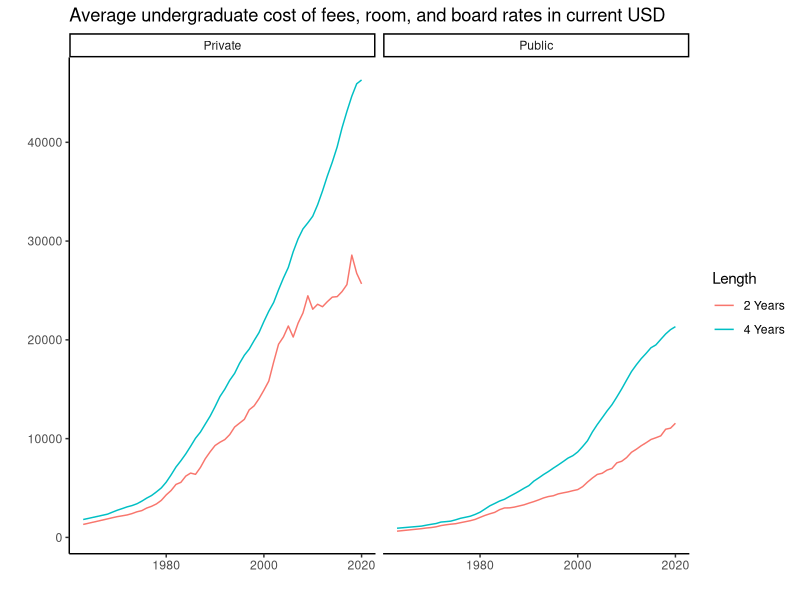
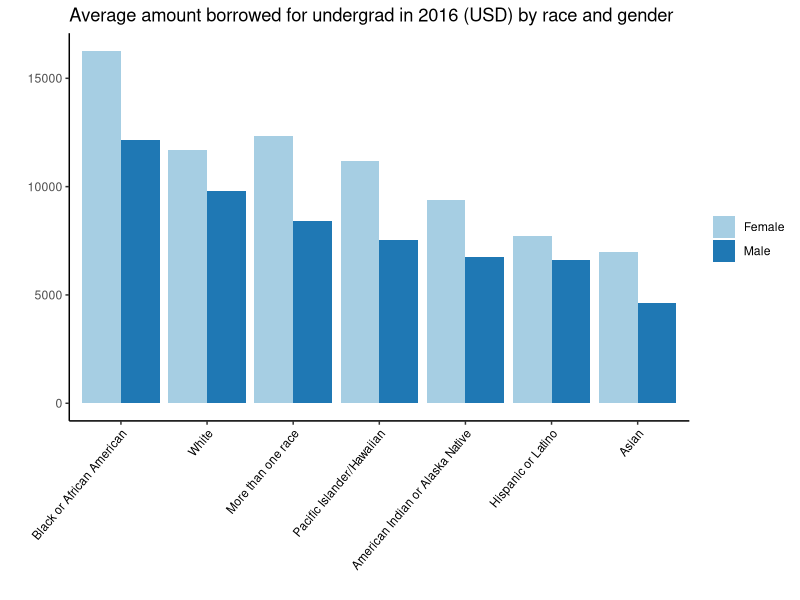
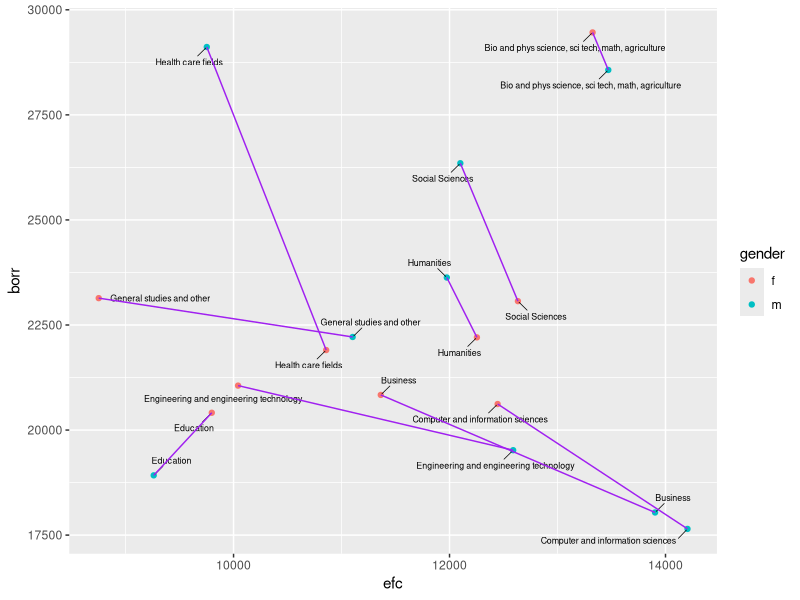

Generate these figures, in order, with R: (Note: this script raises an error after producing the figures.)
## ---- chunk 1
knitr::opts_chunk$set(echo = TRUE, message = FALSE, warning = FALSE)
## ---- chunk 2
library(tidyverse)
library(ggplot2)
library(lubridate)
library(ggrepel)
library(readxl)
## ---- chunk 3
tuition_cost <- read_excel("FP3/college_cost_over_time.xls", sheet = "Sheet1")
head(tuition_cost)

tuition_cost %>% 
  ggplot(aes(x = Year, y = Amount, color = Length)) +
  geom_line() +
  facet_wrap(~Type) +
  theme_classic() +
  labs(title = "Average undergraduate cost of fees, room, and board rates in current USD", x = "", y = "")
## ---- chunk 4
data <- read_csv("11_8_data.csv")
explorerace <- read_csv("10_efc_borrow_race.csv")
exploregender <- read_csv("10_efc_borrow_gender.csv")
## ---- chunk 5
Cum_amt_borrowed_2016 <- read_excel("FP3/amt_borrowed.xlsx", sheet = "Sheet1")
head(Cum_amt_borrowed_2016)

Cum_amt_borrowed_2016 %>% 
  ggplot(aes(x = fct_reorder(Race, Amount, .desc = T), y = Amount, fill = Gender)) +
  geom_bar(stat="identity", position = position_dodge()) +
  theme_classic() +
  theme(axis.text.x = element_text(angle = 50, vjust = 1, hjust=1, size = 8.5, color = "black")) +
  scale_fill_brewer(palette = "Paired") +
  labs(x = "", y = "", fill = "", title = "Average amount borrowed for undergrad in 2016 (USD) by race and gender")
## ---- chunk 6
male <- exploregender %>%
  select(field,efc_m,borr_m) %>%
  mutate(gender = "m")
  colnames(male) <- c("field","efc","borr","gender")
female <- exploregender %>%
  select(field,efc_f,borr_f) %>%
  mutate(gender = "f")
  colnames(female) <- c("field","efc","borr","gender")
final <- rbind(male,female)
final$efc <- extract_numeric(final$efc)
## ---- chunk 7
ggplot(final,aes(x=efc,y=borr,color=gender, group=field)) +
  geom_point() +
  geom_text_repel(aes(label=field),
                  size=2.25,
                  box.padding = 0.5,
                  segment.size = 0.25,
                  color = "black")+
geom_line(color="purple")
## ---- chunk 8
wider <- final %>%
    pivot_wider(names_from=gender,values_from=c(efc,borr),values_fill=0,names_sort=TRUE)
## ---- chunk 9
wider <- wider %>%
  mutate(change_efc = (pmax(efc_f,efc_m)-pmin(efc_f,efc_m))/pmin(efc_f,efc_m),change_borr = (pmax(borr_f,borr_m)-pmin(borr_f,borr_m))/pmin(borr_f,borr_m))%>%
    mutate(elasticity = change_efc/change_borr)%>%
  mutate(borr_more = case_when(borr_m>borr_f ~ 'm',
  borr_m<borr_f ~ 'f'))
## ---- chunk 10
wider1 <- wider %>%
  mutate(mid_efc=(efc_f+efc_m)/2,mid_borr=(borr_f+borr_m)/2) %>% mutate(elasticity=((efc_f-efc_m)/(mid_efc))/((borr_f-borr_m)/(mid_borr)))%>%
  mutate(borr_more = case_when(borr_m>borr_f ~ 'm',
  borr_m<borr_f ~ 'f'))%>%
  arrange(elasticity)
## ---- chunk 11
tab<-wider1%>%
  select(field,elasticity,borr_more)
## ---- chunk 12
data <- readxl::read_xlsx("11_8_data.xlsx", sheet = "salary")
conf_int <- readxl::read_xlsx("11_8_data.xlsx", sheet = "confidence_intervals")

data %>% 
  ggplot() +
  geom_bar(aes(x = fct_reorder(`Field of study: undergraduate (23 categories)`, `Primary job: Annualized salary, 2012`, .desc = T), y = `Primary job: Annualized salary, 2012`), stat = "identity", fill = "skyblue", alpha = 0.7) +
  geom_errorbar(aes(x = `Field of study: undergraduate (23 categories)`, ymin=`CI_low`, ymax=`CI_high`), width=0.4, colour="orange", alpha=0.9, size=1) +
  theme_classic() +
  theme(axis.text.x = element_text(angle = 52, vjust = 1, hjust=1, size = 5.5, color = "black")) +
  labs(x = "Field of Study, 2008", y = "Salary, 2012")
## ---- chunk 13
salary_by_major_2018 <- read_excel("FP3/salary_by_major_0818.xlsx")
head(salary_by_major_2018)

salary_by_major_2018 %>% 
  filter(`Field of study: undergraduate (10 categories)` != "Undeclared") %>% 
  ggplot(aes(x = fct_reorder(`Field of study: undergraduate (10 categories)`, `Current job, as of B&B:08/18 interview: Annualized salary`, .desc = T), y = `Current job, as of B&B:08/18 interview: Annualized salary`)) +
  geom_bar(stat="identity", fill = "#69b3a2") +
  theme_classic() +
  theme(axis.text.x = element_text(angle = 60, vjust = 1, hjust=1, size = 7, color = "black")) +
  labs(x = "Undergraduate Field of Study, 2008", y = "Current Job Salary in 2018", title = "")
